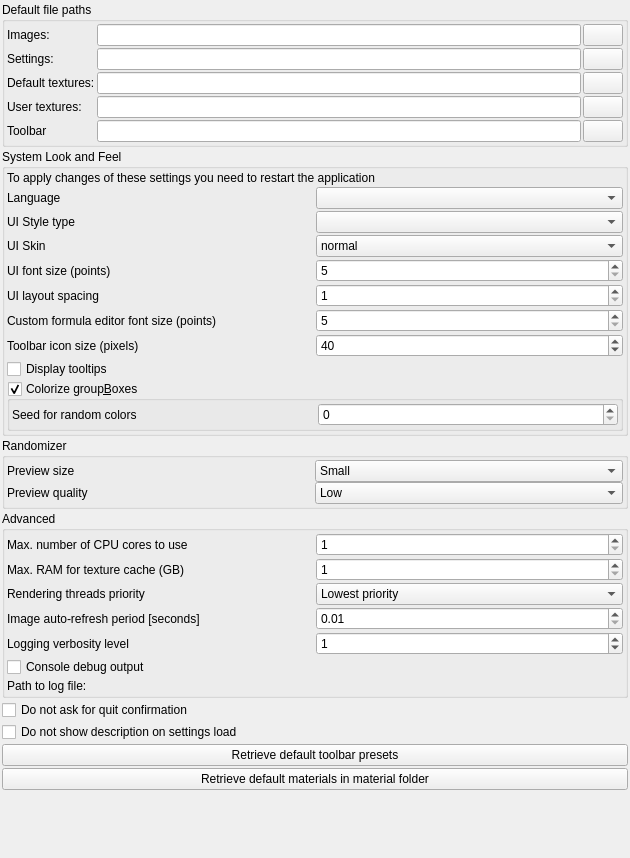
         <widget class="QWidget" name="scrollAreaWidgetContents_general">
          <property name="geometry">
           <rect>
            <x>0</x>
            <y>0</y>
            <width>630</width>
            <height>858</height>
           </rect>
          </property>
          <layout class="QVBoxLayout" name="verticalLayout_general">
           <property name="spacing">
            <number>2</number>
           </property>
           <property name="leftMargin">
            <number>2</number>
           </property>
           <property name="topMargin">
            <number>2</number>
           </property>
           <property name="rightMargin">
            <number>2</number>
           </property>
           <property name="bottomMargin">
            <number>2</number>
           </property>
           <item>
            <widget class="QGroupBox" name="groupBox_file_paths">
             <property name="title">
              <string>Default file paths</string>
             </property>
             <layout class="QVBoxLayout" name="verticalLayout_3">
              <property name="spacing">
               <number>2</number>
              </property>
              <property name="leftMargin">
               <number>2</number>
              </property>
              <property name="topMargin">
               <number>2</number>
              </property>
              <property name="rightMargin">
               <number>2</number>
              </property>
              <property name="bottomMargin">
               <number>2</number>
              </property>
              <item>
               <layout class="QGridLayout" name="gridLayout_file_paths">
                <property name="spacing">
                 <number>2</number>
                </property>
                <item row="2" column="2">
                 <widget class="MyLineEdit" name="text_default_textures_path"/>
                </item>
                <item row="1" column="0">
                 <widget class="QLabel" name="label_settings_path">
                  <property name="text">
                   <string>Settings:</string>
                  </property>
                 </widget>
                </item>
                <item row="4" column="2">
                 <widget class="MyLineEdit" name="text_toolbar_path"/>
                </item>
                <item row="0" column="0">
                 <widget class="QLabel" name="label_image_path">
                  <property name="text">
                   <string>Images:</string>
                  </property>
                 </widget>
                </item>
                <item row="1" column="2">
                 <widget class="MyLineEdit" name="text_default_settings_path"/>
                </item>
                <item row="2" column="0">
                 <widget class="QLabel" name="label_textures_path">
                  <property name="text">
                   <string>Default textures:</string>
                  </property>
                 </widget>
                </item>
                <item row="4" column="0">
                 <widget class="QLabel" name="label_textures_path_2">
                  <property name="text">
                   <string>Toolbar</string>
                  </property>
                 </widget>
                </item>
                <item row="2" column="3">
                 <widget class="QPushButton" name="pushButton_select_textures_path">
                  <property name="text">
                   <string/>
                  </property>
                  <property name="icon">
                   <iconset theme="folder" resource="icons.qrc">
                    <normaloff>:/system/icons/folder.svg</normaloff>:/system/icons/folder.svg</iconset>
                  </property>
                 </widget>
                </item>
                <item row="3" column="0">
                 <widget class="QLabel" name="label_textures_path_3">
                  <property name="text">
                   <string>User textures:</string>
                  </property>
                 </widget>
                </item>
                <item row="0" column="2">
                 <widget class="MyLineEdit" name="text_default_image_path"/>
                </item>
                <item row="0" column="3">
                 <widget class="QPushButton" name="pushButton_select_image_path">
                  <property name="text">
                   <string/>
                  </property>
                  <property name="icon">
                   <iconset theme="folder" resource="icons.qrc">
                    <normaloff>:/system/icons/folder.svg</normaloff>:/system/icons/folder.svg</iconset>
                  </property>
                 </widget>
                </item>
                <item row="4" column="3">
                 <widget class="QPushButton" name="pushButton_select_toolbar_path">
                  <property name="text">
                   <string/>
                  </property>
                  <property name="icon">
                   <iconset theme="folder" resource="icons.qrc">
                    <normaloff>:/system/icons/folder.svg</normaloff>:/system/icons/folder.svg</iconset>
                  </property>
                 </widget>
                </item>
                <item row="1" column="3">
                 <widget class="QPushButton" name="pushButton_select_settings_path">
                  <property name="text">
                   <string/>
                  </property>
                  <property name="icon">
                   <iconset theme="folder" resource="icons.qrc">
                    <normaloff>:/system/icons/folder.svg</normaloff>:/system/icons/folder.svg</iconset>
                  </property>
                 </widget>
                </item>
                <item row="3" column="2">
                 <widget class="MyLineEdit" name="text_default_user_textures_path"/>
                </item>
                <item row="3" column="3">
                 <widget class="QPushButton" name="pushButton_select_user_textures_path">
                  <property name="text">
                   <string/>
                  </property>
                  <property name="icon">
                   <iconset theme="folder" resource="icons.qrc">
                    <normaloff>:/system/icons/folder.svg</normaloff>:/system/icons/folder.svg</iconset>
                  </property>
                 </widget>
                </item>
               </layout>
              </item>
             </layout>
            </widget>
           </item>
           <item>
            <widget class="QGroupBox" name="groupBox_system_look_and_feel">
             <property name="title">
              <string>System Look and Feel</string>
             </property>
             <layout class="QVBoxLayout" name="verticalLayout_5">
              <property name="spacing">
               <number>2</number>
              </property>
              <property name="leftMargin">
               <number>2</number>
              </property>
              <property name="topMargin">
               <number>2</number>
              </property>
              <property name="rightMargin">
               <number>2</number>
              </property>
              <property name="bottomMargin">
               <number>2</number>
              </property>
              <item>
               <widget class="QLabel" name="label">
                <property name="text">
                 <string>To apply changes of these settings you need to restart the application</string>
                </property>
               </widget>
              </item>
              <item>
               <layout class="QGridLayout" name="gridLayout_system_look_and_feel">
                <property name="spacing">
                 <number>2</number>
                </property>
                <item row="2" column="1">
                 <widget class="MyComboBox" name="comboBox_ui_skin">
                  <item>
                   <property name="text">
                    <string>normal</string>
                   </property>
                  </item>
                  <item>
                   <property name="text">
                    <string>dark</string>
                   </property>
                  </item>
                  <item>
                   <property name="text">
                    <string>light</string>
                   </property>
                  </item>
                  <item>
                   <property name="text">
                    <string>space light</string>
                   </property>
                  </item>
                  <item>
                   <property name="text">
                    <string>space dark</string>
                   </property>
                  </item>
                  <item>
                   <property name="text">
                    <string>space dark green</string>
                   </property>
                  </item>
                  <item>
                   <property name="text">
                    <string>space dark blue</string>
                   </property>
                  </item>
                  <item>
                   <property name="text">
                    <string>space dark red</string>
                   </property>
                  </item>
                 </widget>
                </item>
                <item row="3" column="1">
                 <widget class="MySpinBox" name="spinboxInt_ui_font_size">
                  <property name="minimum">
                   <number>5</number>
                  </property>
                  <property name="maximum">
                   <number>50</number>
                  </property>
                 </widget>
                </item>
                <item row="0" column="1">
                 <widget class="QComboBox" name="comboboxLanguage">
                  <property name="toolTip">
                   <string>&lt;html&gt;&lt;head/&gt;&lt;body&gt;&lt;p&gt;Language of application texts.&lt;/p&gt;&lt;p&gt;You need to restart application to apply changes.&lt;/p&gt;&lt;/body&gt;&lt;/html&gt;</string>
                  </property>
                 </widget>
                </item>
                <item row="6" column="0">
                 <widget class="QLabel" name="label_toolbar_icon_size">
                  <property name="text">
                   <string>Toolbar icon size (pixels)</string>
                  </property>
                 </widget>
                </item>
                <item row="1" column="1">
                 <widget class="MyComboBox" name="comboBox_ui_style_type"/>
                </item>
                <item row="6" column="1">
                 <widget class="MySpinBox" name="spinboxInt_toolbar_icon_size">
                  <property name="minimum">
                   <number>20</number>
                  </property>
                  <property name="maximum">
                   <number>400</number>
                  </property>
                  <property name="value">
                   <number>40</number>
                  </property>
                 </widget>
                </item>
                <item row="1" column="0">
                 <widget class="QLabel" name="label_6">
                  <property name="text">
                   <string>UI Style type</string>
                  </property>
                 </widget>
                </item>
                <item row="3" column="0">
                 <widget class="QLabel" name="label_7">
                  <property name="text">
                   <string>UI font size (points)</string>
                  </property>
                 </widget>
                </item>
                <item row="2" column="0">
                 <widget class="QLabel" name="label_4">
                  <property name="text">
                   <string>UI Skin</string>
                  </property>
                 </widget>
                </item>
                <item row="5" column="0">
                 <widget class="QLabel" name="label_19">
                  <property name="text">
                   <string>Custom formula editor font size (points)</string>
                  </property>
                  <property name="wordWrap">
                   <bool>true</bool>
                  </property>
                 </widget>
                </item>
                <item row="8" column="0" colspan="2">
                 <widget class="MyGroupBox" name="groupCheck_ui_colorize">
                  <property name="title">
                   <string>Colorize group&amp;Boxes</string>
                  </property>
                  <property name="checkable">
                   <bool>true</bool>
                  </property>
                  <layout class="QVBoxLayout" name="verticalLayout_2">
                   <property name="leftMargin">
                    <number>2</number>
                   </property>
                   <property name="topMargin">
                    <number>2</number>
                   </property>
                   <property name="rightMargin">
                    <number>2</number>
                   </property>
                   <property name="bottomMargin">
                    <number>2</number>
                   </property>
                   <item>
                    <layout class="QGridLayout" name="gridLayout_3">
                     <item row="0" column="0">
                      <widget class="QLabel" name="label_16">
                       <property name="text">
                        <string>Seed for random colors</string>
                       </property>
                      </widget>
                     </item>
                     <item row="0" column="1">
                      <widget class="MySpinBox" name="spinboxInt_ui_colorize_random_seed">
                       <property name="minimum">
                        <number>0</number>
                       </property>
                       <property name="maximum">
                        <number>65535</number>
                       </property>
                       <property name="value">
                        <number>0</number>
                       </property>
                      </widget>
                     </item>
                    </layout>
                   </item>
                  </layout>
                 </widget>
                </item>
                <item row="5" column="1">
                 <widget class="MySpinBox" name="spinboxInt_custom_formula_font_size">
                  <property name="minimum">
                   <number>5</number>
                  </property>
                  <property name="maximum">
                   <number>50</number>
                  </property>
                 </widget>
                </item>
                <item row="0" column="0">
                 <widget class="QLabel" name="label_11">
                  <property name="text">
                   <string>Language</string>
                  </property>
                 </widget>
                </item>
                <item row="7" column="0" colspan="2">
                 <widget class="MyCheckBox" name="checkBox_display_tooltips">
                  <property name="text">
                   <string>Display tooltips</string>
                  </property>
                 </widget>
                </item>
                <item row="4" column="1">
                 <widget class="MySpinBox" name="spinboxInt_ui_layout_spacing">
                  <property name="minimum">
                   <number>1</number>
                  </property>
                  <property name="maximum">
                   <number>50</number>
                  </property>
                 </widget>
                </item>
                <item row="4" column="0">
                 <widget class="QLabel" name="label_37">
                  <property name="text">
                   <string>UI layout spacing</string>
                  </property>
                 </widget>
                </item>
               </layout>
              </item>
             </layout>
            </widget>
           </item>
           <item>
            <widget class="QGroupBox" name="groupBox">
             <property name="title">
              <string>Randomizer</string>
             </property>
             <layout class="QVBoxLayout" name="verticalLayout_11">
              <property name="leftMargin">
               <number>2</number>
              </property>
              <property name="topMargin">
               <number>2</number>
              </property>
              <property name="rightMargin">
               <number>2</number>
              </property>
              <property name="bottomMargin">
               <number>2</number>
              </property>
              <item>
               <layout class="QGridLayout" name="gridLayout_5">
                <property name="spacing">
                 <number>0</number>
                </property>
                <item row="0" column="1">
                 <widget class="MyComboBox" name="comboBox_randomizer_preview_size">
                  <item>
                   <property name="text">
                    <string>Small</string>
                   </property>
                  </item>
                  <item>
                   <property name="text">
                    <string>Medium</string>
                   </property>
                  </item>
                  <item>
                   <property name="text">
                    <string>Big</string>
                   </property>
                  </item>
                 </widget>
                </item>
                <item row="0" column="0">
                 <widget class="QLabel" name="label_17">
                  <property name="text">
                   <string>Preview size</string>
                  </property>
                 </widget>
                </item>
                <item row="1" column="0">
                 <widget class="QLabel" name="label_18">
                  <property name="text">
                   <string>Preview quality</string>
                  </property>
                 </widget>
                </item>
                <item row="1" column="1">
                 <widget class="MyComboBox" name="comboBox_randomizer_preview_quality">
                  <item>
                   <property name="text">
                    <string>Low</string>
                   </property>
                  </item>
                  <item>
                   <property name="text">
                    <string>Medium</string>
                   </property>
                  </item>
                  <item>
                   <property name="text">
                    <string>High</string>
                   </property>
                  </item>
                 </widget>
                </item>
               </layout>
              </item>
             </layout>
            </widget>
           </item>
           <item>
            <widget class="QGroupBox" name="groupBox_system_look_and_feel_2">
             <property name="title">
              <string>Advanced</string>
             </property>
             <layout class="QVBoxLayout" name="verticalLayout_9">
              <property name="spacing">
               <number>2</number>
              </property>
              <property name="leftMargin">
               <number>2</number>
              </property>
              <property name="topMargin">
               <number>2</number>
              </property>
              <property name="rightMargin">
               <number>2</number>
              </property>
              <property name="bottomMargin">
               <number>2</number>
              </property>
              <item>
               <layout class="QGridLayout" name="gridLayout">
                <property name="topMargin">
                 <number>0</number>
                </property>
                <property name="spacing">
                 <number>2</number>
                </property>
                <item row="0" column="0">
                 <widget class="QLabel" name="label_14">
                  <property name="text">
                   <string>Max. number of CPU cores to use</string>
                  </property>
                 </widget>
                </item>
                <item row="0" column="1">
                 <widget class="MySpinBox" name="spinboxInt_limit_CPU_cores">
                  <property name="minimum">
                   <number>1</number>
                  </property>
                  <property name="maximum">
                   <number>1000</number>
                  </property>
                 </widget>
                </item>
                <item row="1" column="0">
                 <widget class="QLabel" name="label_20">
                  <property name="text">
                   <string>Max. RAM for texture cache (GB)</string>
                  </property>
                 </widget>
                </item>
                <item row="1" column="1">
                 <widget class="MySpinBox" name="spinboxInt_maximum_texture_cache_size">
                  <property name="minimum">
                   <number>1</number>
                  </property>
                  <property name="maximum">
                   <number>1024</number>
                  </property>
                  <property name="singleStep">
                   <number>1</number>
                  </property>
                 </widget>
                </item>
               </layout>
              </item>
              <item>
               <layout class="QGridLayout" name="gridLayout_system_look_and_feel_2">
                <property name="spacing">
                 <number>2</number>
                </property>
                <item row="2" column="0">
                 <widget class="QLabel" name="label_13">
                  <property name="text">
                   <string>Logging verbosity level</string>
                  </property>
                 </widget>
                </item>
                <item row="0" column="1">
                 <widget class="MyComboBox" name="comboBox_threads_priority">
                  <property name="frame">
                   <bool>true</bool>
                  </property>
                  <item>
                   <property name="text">
                    <string>Lowest priority</string>
                   </property>
                  </item>
                  <item>
                   <property name="text">
                    <string>Low priority</string>
                   </property>
                  </item>
                  <item>
                   <property name="text">
                    <string>Normal priority</string>
                   </property>
                  </item>
                  <item>
                   <property name="text">
                    <string>High priority</string>
                   </property>
                  </item>
                 </widget>
                </item>
                <item row="1" column="1">
                 <widget class="MyDoubleSpinBox" name="spinbox_auto_refresh_period">
                  <property name="sizePolicy">
                   <sizepolicy hsizetype="Minimum" vsizetype="Maximum">
                    <horstretch>0</horstretch>
                    <verstretch>0</verstretch>
                   </sizepolicy>
                  </property>
                  <property name="toolTip">
                   <string>&lt;html&gt;&lt;head/&gt;&lt;body&gt;&lt;p&gt;Multiplies fractal c constant by this value.&lt;/p&gt;&lt;/body&gt;&lt;/html&gt;</string>
                  </property>
                  <property name="prefix">
                   <string/>
                  </property>
                  <property name="suffix">
                   <string/>
                  </property>
                  <property name="decimals">
                   <number>2</number>
                  </property>
                  <property name="minimum">
                   <double>0.010000000000000</double>
                  </property>
                  <property name="maximum">
                   <double>100.000000000000000</double>
                  </property>
                  <property name="singleStep">
                   <double>0.100000000000000</double>
                  </property>
                 </widget>
                </item>
                <item row="1" column="0">
                 <widget class="QLabel" name="label_15">
                  <property name="text">
                   <string>Image auto-refresh period [seconds]</string>
                  </property>
                 </widget>
                </item>
                <item row="0" column="0">
                 <widget class="QLabel" name="label_threads_priority">
                  <property name="text">
                   <string>Rendering threads priority</string>
                  </property>
                 </widget>
                </item>
                <item row="2" column="1">
                 <widget class="MySpinBox" name="spinboxInt_logging_verbosity">
                  <property name="minimum">
                   <number>0</number>
                  </property>
                  <property name="maximum">
                   <number>3</number>
                  </property>
                  <property name="value">
                   <number>1</number>
                  </property>
                 </widget>
                </item>
                <item row="3" column="0" colspan="2">
                 <widget class="MyCheckBox" name="checkBox_console_output_enable">
                  <property name="text">
                   <string>Console debug output</string>
                  </property>
                 </widget>
                </item>
               </layout>
              </item>
              <item>
               <widget class="QLabel" name="label_path_to_logfile">
                <property name="text">
                 <string>Path to log file:</string>
                </property>
                <property name="wordWrap">
                 <bool>true</bool>
                </property>
               </widget>
              </item>
             </layout>
            </widget>
           </item>
           <item>
            <widget class="MyCheckBox" name="checkBox_quit_do_not_ask_again">
             <property name="text">
              <string>Do not ask for quit confirmation</string>
             </property>
            </widget>
           </item>
           <item>
            <widget class="MyCheckBox" name="checkBox_description_popup_do_not_show_again">
             <property name="text">
              <string>Do not show description on settings load</string>
             </property>
            </widget>
           </item>
           <item>
            <widget class="QPushButton" name="pushButton_retrieve_toolbar">
             <property name="text">
              <string>Retrieve default toolbar presets</string>
             </property>
            </widget>
           </item>
           <item>
            <widget class="QPushButton" name="pushButton_retrieve_materials">
             <property name="text">
              <string>Retrieve default materials in material folder</string>
             </property>
            </widget>
           </item>
           <item>
            <spacer name="verticalSpacer">
             <property name="orientation">
              <enum>Qt::Vertical</enum>
             </property>
             <property name="sizeHint" stdset="0">
              <size>
               <width>20</width>
               <height>40</height>
              </size>
             </property>
            </spacer>
           </item>
          </layout>
         </widget>
